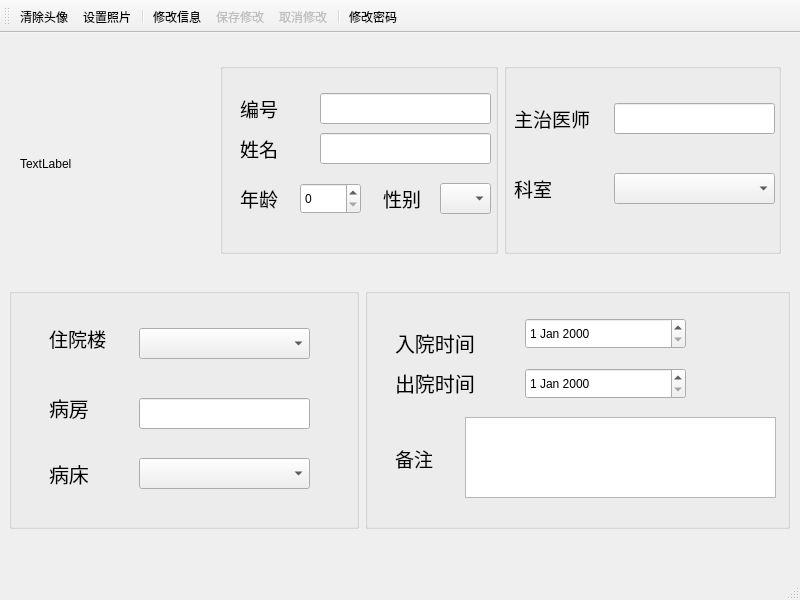
<?xml version="1.0" encoding="UTF-8"?>
<ui version="4.0">
 <class>userwindow</class>
 <widget class="QMainWindow" name="userwindow">
  <property name="geometry">
   <rect>
    <x>0</x>
    <y>0</y>
    <width>800</width>
    <height>600</height>
   </rect>
  </property>
  <property name="minimumSize">
   <size>
    <width>800</width>
    <height>600</height>
   </size>
  </property>
  <property name="maximumSize">
   <size>
    <width>800</width>
    <height>600</height>
   </size>
  </property>
  <property name="windowTitle">
   <string>MainWindow</string>
  </property>
  <widget class="QWidget" name="centralwidget">
   <widget class="QLabel" name="label_photo">
    <property name="geometry">
     <rect>
      <x>20</x>
      <y>40</y>
      <width>181</width>
      <height>181</height>
     </rect>
    </property>
    <property name="text">
     <string>TextLabel</string>
    </property>
   </widget>
   <widget class="QWidget" name="layoutWidget">
    <property name="geometry">
     <rect>
      <x>220</x>
      <y>30</y>
      <width>561</width>
      <height>191</height>
     </rect>
    </property>
    <layout class="QHBoxLayout" name="horizontalLayout_2">
     <item>
      <widget class="QGroupBox" name="groupBox_3">
       <property name="title">
        <string/>
       </property>
       <widget class="QLabel" name="label_id">
        <property name="geometry">
         <rect>
          <x>20</x>
          <y>30</y>
          <width>50</width>
          <height>30</height>
         </rect>
        </property>
        <property name="font">
         <font>
          <pointsize>14</pointsize>
         </font>
        </property>
        <property name="text">
         <string>编号</string>
        </property>
       </widget>
       <widget class="QLineEdit" name="lineEdit_2">
        <property name="geometry">
         <rect>
          <x>100</x>
          <y>30</y>
          <width>171</width>
          <height>31</height>
         </rect>
        </property>
       </widget>
       <widget class="QLabel" name="label_name">
        <property name="geometry">
         <rect>
          <x>20</x>
          <y>70</y>
          <width>50</width>
          <height>30</height>
         </rect>
        </property>
        <property name="font">
         <font>
          <pointsize>14</pointsize>
         </font>
        </property>
        <property name="text">
         <string>姓名</string>
        </property>
       </widget>
       <widget class="QLabel" name="label_age">
        <property name="geometry">
         <rect>
          <x>20</x>
          <y>120</y>
          <width>50</width>
          <height>30</height>
         </rect>
        </property>
        <property name="font">
         <font>
          <pointsize>14</pointsize>
         </font>
        </property>
        <property name="text">
         <string>年龄</string>
        </property>
       </widget>
       <widget class="QLabel" name="label_sex">
        <property name="geometry">
         <rect>
          <x>163</x>
          <y>120</y>
          <width>51</width>
          <height>31</height>
         </rect>
        </property>
        <property name="font">
         <font>
          <pointsize>14</pointsize>
         </font>
        </property>
        <property name="text">
         <string>性别</string>
        </property>
       </widget>
       <widget class="QLineEdit" name="lineEdit_3">
        <property name="geometry">
         <rect>
          <x>100</x>
          <y>70</y>
          <width>171</width>
          <height>31</height>
         </rect>
        </property>
       </widget>
       <widget class="QSpinBox" name="spinBox">
        <property name="geometry">
         <rect>
          <x>80</x>
          <y>120</y>
          <width>61</width>
          <height>31</height>
         </rect>
        </property>
       </widget>
       <widget class="QComboBox" name="comboBox_5">
        <property name="geometry">
         <rect>
          <x>220</x>
          <y>120</y>
          <width>51</width>
          <height>31</height>
         </rect>
        </property>
       </widget>
      </widget>
     </item>
     <item>
      <widget class="QGroupBox" name="groupBox_4">
       <property name="title">
        <string/>
       </property>
       <widget class="QLabel" name="label_attending">
        <property name="geometry">
         <rect>
          <x>10</x>
          <y>40</y>
          <width>90</width>
          <height>30</height>
         </rect>
        </property>
        <property name="font">
         <font>
          <pointsize>14</pointsize>
         </font>
        </property>
        <property name="text">
         <string>主治医师</string>
        </property>
       </widget>
       <widget class="QLabel" name="label_department">
        <property name="geometry">
         <rect>
          <x>10</x>
          <y>110</y>
          <width>90</width>
          <height>30</height>
         </rect>
        </property>
        <property name="font">
         <font>
          <pointsize>14</pointsize>
         </font>
        </property>
        <property name="text">
         <string>科室</string>
        </property>
       </widget>
       <widget class="QLineEdit" name="lineEdit_attending">
        <property name="geometry">
         <rect>
          <x>110</x>
          <y>40</y>
          <width>161</width>
          <height>31</height>
         </rect>
        </property>
       </widget>
       <widget class="QComboBox" name="comboBox_department">
        <property name="geometry">
         <rect>
          <x>110</x>
          <y>110</y>
          <width>161</width>
          <height>31</height>
         </rect>
        </property>
       </widget>
      </widget>
     </item>
    </layout>
   </widget>
   <widget class="QWidget" name="layoutWidget">
    <property name="geometry">
     <rect>
      <x>9</x>
      <y>255</y>
      <width>781</width>
      <height>241</height>
     </rect>
    </property>
    <layout class="QHBoxLayout" name="horizontalLayout">
     <item>
      <widget class="QGroupBox" name="groupBox">
       <property name="maximumSize">
        <size>
         <width>350</width>
         <height>16777215</height>
        </size>
       </property>
       <property name="title">
        <string/>
       </property>
       <widget class="QComboBox" name="comboBox_build">
        <property name="geometry">
         <rect>
          <x>130</x>
          <y>40</y>
          <width>171</width>
          <height>31</height>
         </rect>
        </property>
       </widget>
       <widget class="QLabel" name="label_build">
        <property name="geometry">
         <rect>
          <x>40</x>
          <y>30</y>
          <width>70</width>
          <height>40</height>
         </rect>
        </property>
        <property name="font">
         <font>
          <pointsize>14</pointsize>
         </font>
        </property>
        <property name="text">
         <string>住院楼</string>
        </property>
       </widget>
       <widget class="QLabel" name="label_room">
        <property name="geometry">
         <rect>
          <x>40</x>
          <y>100</y>
          <width>70</width>
          <height>40</height>
         </rect>
        </property>
        <property name="font">
         <font>
          <pointsize>15</pointsize>
         </font>
        </property>
        <property name="text">
         <string>病房</string>
        </property>
       </widget>
       <widget class="QLabel" name="label_bed">
        <property name="geometry">
         <rect>
          <x>40</x>
          <y>170</y>
          <width>71</width>
          <height>31</height>
         </rect>
        </property>
        <property name="font">
         <font>
          <pointsize>15</pointsize>
         </font>
        </property>
        <property name="text">
         <string>病床</string>
        </property>
       </widget>
       <widget class="QComboBox" name="comboBox_bed">
        <property name="geometry">
         <rect>
          <x>130</x>
          <y>170</y>
          <width>171</width>
          <height>31</height>
         </rect>
        </property>
       </widget>
       <widget class="QLineEdit" name="lineEdit_room">
        <property name="geometry">
         <rect>
          <x>130</x>
          <y>110</y>
          <width>171</width>
          <height>31</height>
         </rect>
        </property>
       </widget>
      </widget>
     </item>
     <item>
      <widget class="QGroupBox" name="groupBox_2">
       <property name="title">
        <string/>
       </property>
       <widget class="QLabel" name="label_inpatients">
        <property name="geometry">
         <rect>
          <x>30</x>
          <y>40</y>
          <width>90</width>
          <height>30</height>
         </rect>
        </property>
        <property name="font">
         <font>
          <pointsize>15</pointsize>
         </font>
        </property>
        <property name="text">
         <string>入院时间</string>
        </property>
       </widget>
       <widget class="QLabel" name="label_discharge">
        <property name="geometry">
         <rect>
          <x>30</x>
          <y>80</y>
          <width>90</width>
          <height>30</height>
         </rect>
        </property>
        <property name="font">
         <font>
          <pointsize>15</pointsize>
         </font>
        </property>
        <property name="text">
         <string>出院时间</string>
        </property>
       </widget>
       <widget class="QLabel" name="label_note">
        <property name="geometry">
         <rect>
          <x>30</x>
          <y>150</y>
          <width>51</width>
          <height>41</height>
         </rect>
        </property>
        <property name="font">
         <font>
          <pointsize>14</pointsize>
         </font>
        </property>
        <property name="text">
         <string>备注</string>
        </property>
       </widget>
       <widget class="QDateEdit" name="dateEdit_inpatients">
        <property name="geometry">
         <rect>
          <x>160</x>
          <y>30</y>
          <width>161</width>
          <height>31</height>
         </rect>
        </property>
       </widget>
       <widget class="QDateEdit" name="dateEdit_discharge">
        <property name="geometry">
         <rect>
          <x>160</x>
          <y>80</y>
          <width>161</width>
          <height>31</height>
         </rect>
        </property>
       </widget>
       <widget class="QTextEdit" name="textEdit_note">
        <property name="geometry">
         <rect>
          <x>100</x>
          <y>129</y>
          <width>311</width>
          <height>81</height>
         </rect>
        </property>
       </widget>
      </widget>
     </item>
    </layout>
   </widget>
  </widget>
  <widget class="QMenuBar" name="menubar">
   <property name="geometry">
    <rect>
     <x>0</x>
     <y>0</y>
     <width>800</width>
     <height>21</height>
    </rect>
   </property>
  </widget>
  <widget class="QStatusBar" name="statusbar"/>
  <widget class="QToolBar" name="toolBarUser">
   <property name="enabled">
    <bool>true</bool>
   </property>
   <property name="windowTitle">
    <string>toolBar</string>
   </property>
   <property name="toolButtonStyle">
    <enum>Qt::ToolButtonTextUnderIcon</enum>
   </property>
   <attribute name="toolBarArea">
    <enum>TopToolBarArea</enum>
   </attribute>
   <attribute name="toolBarBreak">
    <bool>false</bool>
   </attribute>
   <addaction name="actClear"/>
   <addaction name="actPhoto"/>
   <addaction name="separator"/>
   <addaction name="actModify"/>
   <addaction name="actSave"/>
   <addaction name="actCancel"/>
   <addaction name="separator"/>
   <addaction name="actPwd"/>
  </widget>
  <action name="actClear">
   <property name="icon">
    <iconset resource="images.qrc">
     <normaloff>:/icons/images/icons/clear.png</normaloff>:/icons/images/icons/clear.png</iconset>
   </property>
   <property name="text">
    <string>清除头像</string>
   </property>
   <property name="toolTip">
    <string>清除头像</string>
   </property>
  </action>
  <action name="actPhoto">
   <property name="icon">
    <iconset resource="images.qrc">
     <normaloff>:/icons/images/icons/picture.png</normaloff>:/icons/images/icons/picture.png</iconset>
   </property>
   <property name="text">
    <string>设置照片</string>
   </property>
   <property name="toolTip">
    <string>设置照片</string>
   </property>
  </action>
  <action name="actModify">
   <property name="icon">
    <iconset resource="images.qrc">
     <normaloff>:/icons/images/icons/modify.png</normaloff>:/icons/images/icons/modify.png</iconset>
   </property>
   <property name="text">
    <string>修改信息</string>
   </property>
   <property name="toolTip">
    <string>修改</string>
   </property>
  </action>
  <action name="actSave">
   <property name="enabled">
    <bool>false</bool>
   </property>
   <property name="icon">
    <iconset resource="images.qrc">
     <normaloff>:/icons/images/icons/save.png</normaloff>:/icons/images/icons/save.png</iconset>
   </property>
   <property name="text">
    <string>保存修改</string>
   </property>
   <property name="toolTip">
    <string>保存</string>
   </property>
  </action>
  <action name="actCancel">
   <property name="enabled">
    <bool>false</bool>
   </property>
   <property name="icon">
    <iconset resource="images.qrc">
     <normaloff>:/icons/images/icons/cancel.png</normaloff>:/icons/images/icons/cancel.png</iconset>
   </property>
   <property name="text">
    <string>取消修改</string>
   </property>
   <property name="toolTip">
    <string>取消修改</string>
   </property>
  </action>
  <action name="actPwd">
   <property name="icon">
    <iconset resource="images.qrc">
     <normaloff>:/icons/images/icons/passwd.png</normaloff>:/icons/images/icons/passwd.png</iconset>
   </property>
   <property name="text">
    <string>修改密码</string>
   </property>
   <property name="toolTip">
    <string>修改</string>
   </property>
  </action>
 </widget>
 <resources>
  <include location="images.qrc"/>
 </resources>
 <connections/>
</ui>
